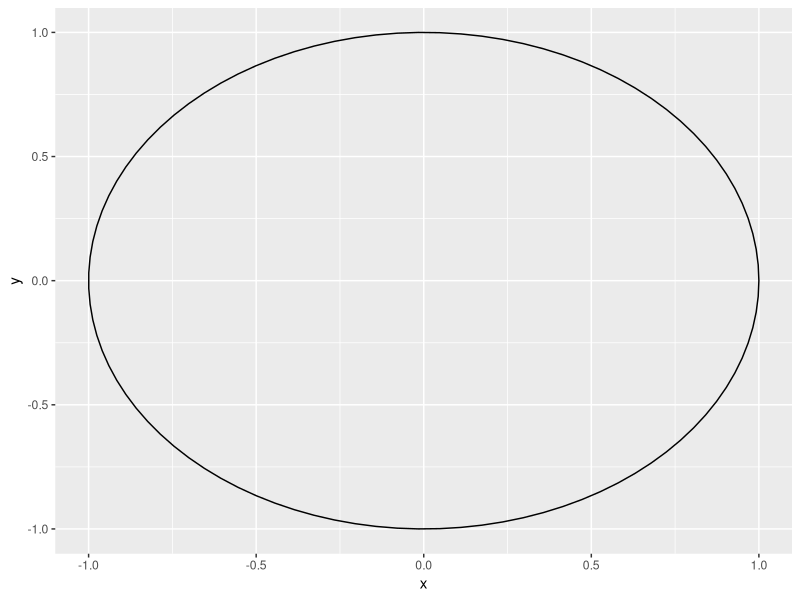
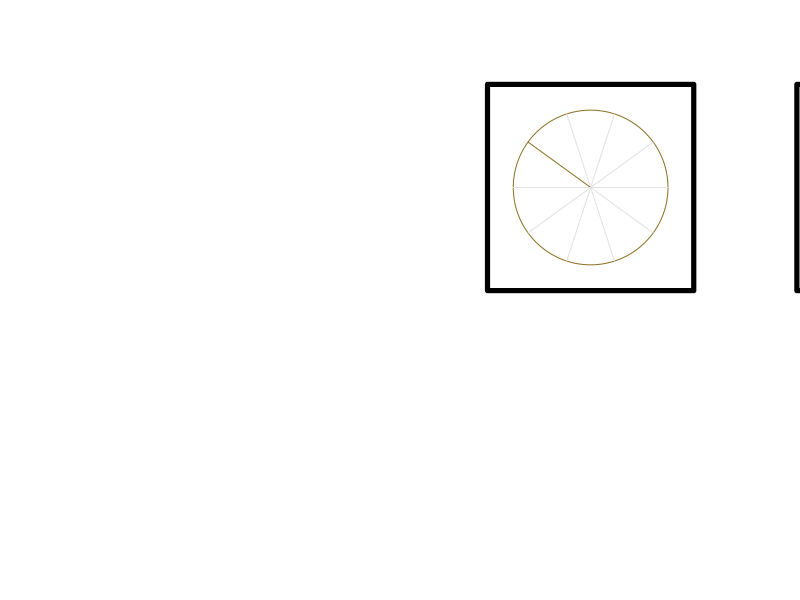

Write the R code that produced these figures, in order. (Note: this script raises an error after producing the figures.)
library(grid)
library(tidyverse)
library(here)
#  http://sape.inf.usi.ch/quick-reference/ggplot2/colour

set.seed(2)

# https://stackoverflow.com/questions/6862742/draw-a-circle-with-ggplot2
circleFun <- function(center = c(0,0),diameter = 1, npoints = 100){
  r = diameter / 2
  tt <- seq(0,2*pi,length.out = npoints)
  xx <- center[1] + r * cos(tt)
  yy <- center[2] + r * sin(tt)
  return(data.frame(x = xx, y = yy))
}

dat <- circleFun(c(0,0),2,npoints = 100)
#geom_path will do open circles, geom_polygon will do filled circles
ggplot(dat,aes(x,y)) + geom_path()

# circle_x is x value of center
# circle_y is y value of center
# circle_radius is radius
# radius is radian
# chord is fraction along the radius 
end_points <- function(circle_x, circle_y, circle_radius, radius, chord) {
  
  # forget all this
  # find the y values for when x = chord
  # then rotate to match radius
  x1 = chord*circle_radius
  x2 = chord*circle_radius
  
  # x^2 + y^2 = r
  # y^2 = r - x^2
  # y = +/- sqrt(r - x^2)
  y1 = sqrt(circle_radius^2 - x1^2)
  y2 = -sqrt(circle_radius^2 - x2^2)
  
  # now rotate these points around to the radius
  x1_moved = cos(radius) * x1 - sin(radius) * y1
  y1_moved = sin(radius) * x1 + cos(radius) * y1
  x2_moved = cos(radius) * x2 - sin(radius) * y2
  y2_moved = sin(radius) * x2 + cos(radius) * y2
  
  # move back to where the circle is
  x1_moved = x1_moved + circle_x
  y1_moved = y1_moved + circle_y
  x2_moved = x2_moved + circle_x
  y2_moved = y2_moved + circle_y
  
  return(data.frame(point_1_x = x1_moved,
                    point_1_y = y1_moved,
                    point_2_x = x2_moved, 
                    point_2_y = y2_moved))
}

hue_center <- 65

#set.seed(2)

n_lines <- 5000
x_limits <- c(0, 18)
y_limits <- c(0, 24)

# (x - h)^2 + (y - k)^2 = r^2
circle_h = (x_limits[1] * .5 + x_limits[2] * .5) # halfway on x
# circle_k = (y_limits[1] * .33 + y_limits[2] * .66) # two-thirds up on y
circle_r = (x_limits[2] - x_limits[1]) * .75 * .5 # diameter is 3/4 of x
circle_k = y_limits[2] - circle_r - ((x_limits[2] - x_limits[1]) * .25 * .5)
# sets circle with even margins

lines <- data.frame(line = seq(1, n_lines),
                    radius = runif(n_lines, 0, 2*pi),
                    chord = runif(n_lines, 0, 1))
# http://www.ambrsoft.com/TrigoCalc/Circles2/circlrLine_.htm
lines <- lines %>%
  bind_cols(pmap_dfr(list(circle_x = circle_h,
                          circle_y = circle_k,
                          circle_radius = circle_r, 
                          radius = .$radius,
                          chord = .$chord), end_points)) %>%
  mutate(midpoint_x = (point_1_x + point_2_x) / 2,
         midpoint_y = (point_1_y + point_2_y) / 2)

lines <- lines %>% 
  mutate(mu = line/n_lines,
         var = .005) %>%
  mutate(mu = ifelse(mu < .01, .01, ifelse(mu > .99, .99, mu)), # keeps a, b > 0
         alpha = ((1 - mu) / var - 1 / mu) * mu ^ 2,
         beta = alpha * (1 / mu - 1)) %>%
  mutate(h = runif(n(), hue_center - 5, hue_center + 5),
         c = rbeta(n(), shape1 = alpha, shape2 = beta) * 20 + 30,
         l = rbeta(n(), shape1 = alpha, shape2 = beta) * 20 + 30,
         line_color = hcl(h, c, l),
         point_color = hcl(h, c + 40, l + 40))

pdf(file = file.path(here::here(), "method2_2.pdf"),
    width = 18,
    height = 24,
    useDingbats = FALSE) # Or else points will be digbats and can't convert to PNG

grid.circle(x = circle_h,
            y = circle_k,
            r = circle_r,
            default.units = "in",
            gp = gpar(col = hcl(h = hue_center, c = 50, l = 50),
                      lwd=10))

for(i in 1:nrow(lines)) {
  grid.lines(x = c(lines$point_1_x[i], lines$point_2_x[i]),
             y = c(lines$point_1_y[i], lines$point_2_y[i]),
             gp = gpar(col = lines$line_color[i],
                       alpha = 1 - (i/n_lines)),
             default.units = "in")
  grid.points(x = lines$midpoint_x[i],
              y = lines$midpoint_y[i],
              pch = 16,
              gp = gpar(col = lines$point_color[i],
                        alpha = .95 - (i/n_lines)*.9),
              default.units = "in")
}

## Add process

## box location
# center of center
box_center_y <- (circle_k - circle_r) / 2

# box sizes
box_width <- (circle_k - circle_r) / 4

# space between boxes
box_space <- box_width / 2

## center of other boxes
box_center_x <- (c(-1, 0, 1) * (box_width + box_space)) + circle_h

## Add boxes

# box 1
grid.rect(x = box_center_x[1],
          y = box_center_y,
          width = box_width,
          height = box_width,
          default.units = "in",
          just = "center",
          gp = gpar(lwd=5))

grid.circle(x = box_center_x[1],
            y = box_center_y,
            r = box_width * .75 * .5,
            gp = gpar(col = hcl(h = hue_center, c = 50, l = 50)),
            default.units = "in")

n_opts <- 10
opts <- data.frame(opt = seq(1, n_opts),
                   radius = seq(0, n_opts-1) * 
                     (2*pi / n_opts))
opts <- opts %>%
  mutate(
                   x1 = box_center_x[1],
                   y1 = box_center_y,
                   x2 = box_center_x[1] + 
                     (box_width * .75 * .5) * 
                     cos(radius),
                   y2 = box_center_y + 
                     (box_width * .75 * .5) * 
                     sin(radius )) 

opts <- opts %>% 
  mutate(col1 = ifelse(opt == sample(opt, 1), 
                       hcl(h = hue_center, c = 50, l = 50), 
                       hcl(h = hue_center, c = 0, l = 50 + 40)))

for(i in seq(1, nrow(opts))) {
  grid.lines(x = c(opts$x1[i], opts$x2[i]),
              y = c(opts$y1[i], opts$y2[i]),
              default.units = "in",
              gp = gpar(col = opts$col1[i]))
}

# box 2
grid.rect(x = box_center_x[2],
          y = box_center_y,
          width = box_width,
          height = box_width,
          default.units = "in",
          just = "center",
          gp = gpar(lwd=5))

grid.circle(x = box_center_x[2],
            y = box_center_y,
            r = box_width * .75 * .5,
            gp = gpar(col = hcl(h = hue_center, c = 50, l = 50)),
            default.units = "in")

opts <- opts %>%
  mutate(x = box_center_x[2] + 
           (box_width * .75 * .5) * 
           cos(seq(0, n_opts-1) * 
                 (2*pi / n_opts))) %>%
  filter(col1 == hcl(h = hue_center, c = 50, l = 50)) 

opts_2 <- data.frame(opt = seq(1, n_opts),
                     radius = opts$radius,
                     chord = seq(0, n_opts-1) * (1/n_opts) * (box_width * .75 * .5))
opts_2 <- opts_2 %>%
  mutate(x1 = box_center_x[2] + 
           chord * 
                      cos(radius),
                    y1 = box_center_y + chord *
                      sin(radius )) 

opts_2 <- opts_2 %>%
  mutate(midpoint_x = box_center_x[2] + chord * cos(radius),
         midpoint_y = box_center_y + chord * sin(radius)) %>%
  mutate(chord_m = ifelse(box_center_y != midpoint_y, -(box_center_x[2] - midpoint_x)/(box_center_y - midpoint_y), Inf)) %>%
  mutate(chord_b = ifelse(chord_m != Inf, midpoint_y - (chord_m * midpoint_x), Inf)) %>%
  mutate(delta = ((box_width * .75 * .5)^2)*(1 + chord_m^2) - (box_center_y - chord_m*box_center_x[2] - chord_b)^2) %>%
  mutate(point_1_x = (box_center_x[2] + box_center_y*chord_m - chord_b*chord_m + sqrt(delta)) / (1 + chord_m^2),
         point_2_x = (box_center_x[2] + box_center_y*chord_m - chord_b*chord_m - sqrt(delta)) / (1 + chord_m^2),
         point_1_y = (chord_b + box_center_x[2]*chord_m + box_center_y*(chord_m^2) + chord_m*sqrt(delta)) / (1 + chord_m^2),
         point_2_y = (chord_b + box_center_x[2]*chord_m + box_center_y*(chord_m^2) - chord_m*sqrt(delta)) / (1 + chord_m^2)) %>%
  mutate(check1 = (point_1_x - box_center_x[2])^2 + (point_1_y - box_center_y)^2,
         check2 = (point_1_x - box_center_x[2])^2 + (point_2_y - box_center_y)^2)
  

grid.points(x = opts$x,
            y = opts$y,
            default.units = "in",
            pch = 16,
            gp = gpar(col = opts$col2))

# box 3
grid.rect(x = box_center_x[3],
          y = box_center_y,
          width = box_width,
          height = box_width,
          default.units = "in",
          just = "center",
          gp = gpar(lwd=5))

grid.circle(x = box_center_x[3],
            y = box_center_y,
            r = box_width * .75 * .5,
            gp = gpar(col = hcl(h = hue_center, c = 50, l = 50)),
            default.units = "in")

opts <- opts %>%
  mutate(x = box_center_x[3] + 
           (box_width * .75 * .5) * 
           cos(seq(0, n_opts-1) * 
                 (2*pi / n_opts))) %>%
  filter(col1 == hcl(h = hue_center, c = 50, l = 50)) 

grid.lines(x = opts$x,
           y = opts$y,
           default.units = "in",
           gp = gpar(col = hcl(h = hue_center, c = 50, l = 50),
                     lwd = 5))

dev.off()

# library(pdftools)
# library(png)
# 
# bitmap <- pdf_render_page(file.path(here::here(), "method2.pdf"),
#                           dpi = 300)
# 
# png::writePNG(bitmap, file.path(here::here(), "method2.png"))

